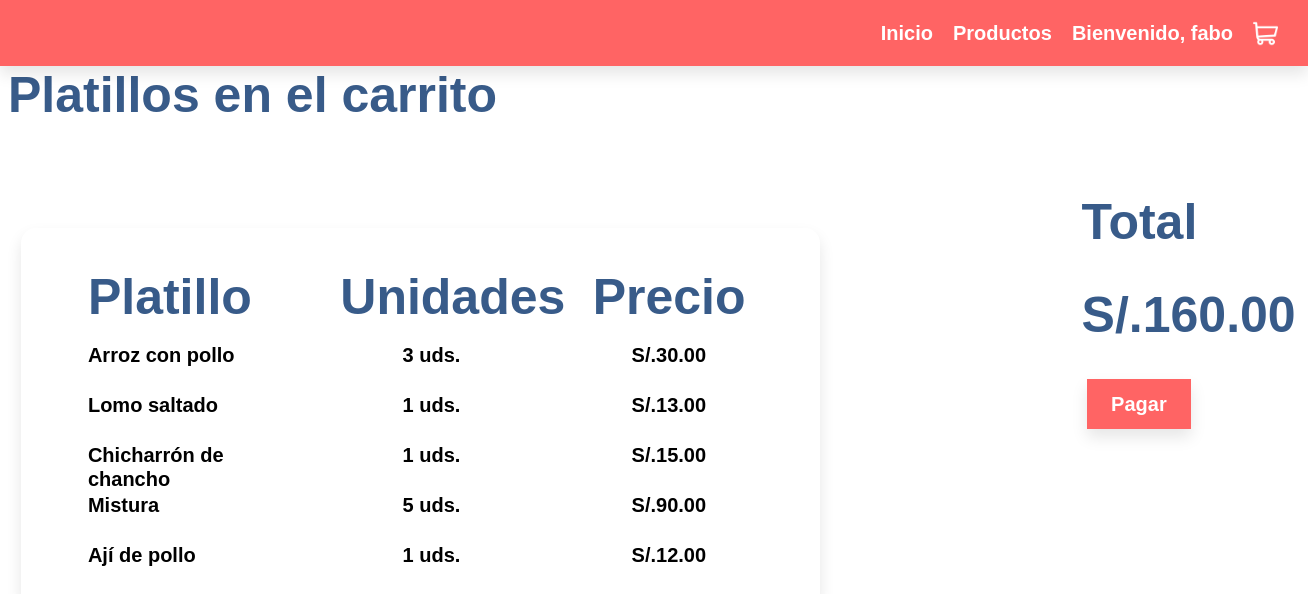
The app's page /cart (signed in) with its own data.
### myapp/models.py (models this page shows, shortened)
class PlatoComida(models.Model):
    name = models.CharField(max_length=40)
    description = models.TextField()
    image = models.ImageField(upload_to ='myapp/static/assets/platos_comida/')
    price = models.DecimalField(decimal_places=2, max_digits=5)
    rating = models.PositiveIntegerField(default=1, validators=[MinValueValidator(0), MaxValueValidator(5)])

### myapp/views.py (the view)
# urls.py: path('cart', views.carrito, name='compras')
def carrito(request):
    currentUser = request.user.username
    cartData = ""
    try:
        currUser = User.objects.get(username = currentUser)
        query = CarritoCompra.objects.get(user=currUser)
    except:
        query = request.session[cart]
    cartData = query.cart.split(r"/")
    total = 0
    for i in range(len(cartData) - 1):
        cartData[i] = cartData[i].split("-")
        print(cartData[i][0])
        obj = PlatoComida.objects.get(name=cartData[i][0])
        val = float(obj.price) * float(cartData[i][1])
        cartData[i].append(str(val) + "0")
        total += val
    print(cartData)
    cartData.pop()
    return render(request, 'carrito.html',{
        'user' : currentUser,
        'data' : cartData,
        'total': str(total) + '0',
    })

### myapp/templates/carrito.html
{% extends 'layout/navbar.html' %}
{% block content %}
<h1>Platillos en el carrito</h1>
<div class="container" style="column-gap: 20vw;">
    <div class="resumen">
        <div class="container">
            <div class="separator">
                <h1>Platillo</h1>
            </div>
            <div class="separator">
                <h1>Unidades</h1>
            </div>
            <div class="separator">
                <h1>Precio</h1>
            </div>
        </div>
        <div style="margin-top: 60px; margin-bottom: 20px;w">
            {% for dish in data %}
                <div class="container">
                    <div class="separator">
                        {{ dish.0 }}
                    </div>
                    <div class="separator" style="text-align: center; padding-left: 0px;">
                        {{ dish.1 }} uds.
                    </div>
                    <div class="separator" style="text-align: center; padding-left: 5px;">
                        S/.{{ dish.2 }}
                    </div>
                </div>
            {% endfor %}
        </div>
    </div>
    <div>
        <div style="margin-right: 7vw;">
            <h1>Total</h1>
            <h1>S/.{{ total }}</h1>
            <button class="option-buttons"> Pagar </button>
        </div>
    </div>
</div>
{% endblock %}

### myapp/templates/layout/navbar.html (shortened to what this page needs)
{% extends 'layout/base.html' %}
{% load static %}
{% block navbar %}
<nav class="navbar">
    <ul>
        <li>
            <a class="link" href="{% url 'index' %}">Inicio</a>
        </li>
        <li>
            <a class="link" href="{% url 'index' %}">Productos</a>
        </li>
        <li>
            <a class="link" {% if user == "" or user == "AnonymousUser"%}href="{% url 'login' %}">Login
                {% else %} href="{% url 'index' %}">Bienvenido, {{ user }}
                {% endif %}
            </a>
        </li>
        <li>
            <a href="{% url 'compras' %}">
                <img id="icon" class="icon" src="{% static 'assets/carrito.png' %}"/>
            </a>
        </li>
    </ul>
</nav>
{% endblock %}

### myapp/static/css/main.css (style rules this page uses)
html * { font: 700 20px/1.2 "Poppins", Helvetica, Arial, serif; }
.container { display: flex; }
.option-buttons { margin: 5px; border-color: white; background-color: #FF6464; color: white; box-shadow: 0px 8px 15px rgba(0, 0, 0, 0.1); border: none; width: 8vmax; margin-bottom: 0px; margin-top: auto; height: 50px; line-height: 2em; }
.separator { width: 17vw; display: grid; height: 5vh; padding-left: 20px; margin: 5px; }
.resumen { margin: auto; margin-left: 1vw; margin-top: 70px; box-shadow: 0px 8px 15px rgba(0, 0, 0, 0.1); border-radius: 15px 15px 15px 15px; padding-left: 3.2vw; }

### myapp/static/css/navbar.css (style rules this page uses)
.navbar { position: fixed; background: #FF6464; width: 100%; height: auto; top: 0; left: 0; user-select: none; box-shadow: 0px 8px 15px rgba(0, 0, 0, 0.1); }
.navbar ul { display: flex; justify-content: right; align-items: center; }
.navbar ul li { margin-left: 10px; margin-right: 10px; list-style: none; }
.navbar ul li a { text-decoration: none; color: white; }
.link { -webkit-transition:all 0.2s; -moz-transition:all 0.2s; -o-transition:all 0.2s; -ms-transition:all 0.2s; }
h1 { font-size: 50px; color: #385B89; }
.icon { margin-right: 20px; max-height: 25px; vertical-align: middle; }

### records on screen
PlatoComida: name "Arroz con pollo", dish "3", dish "30.00"
PlatoComida: name "Lomo saltado", dish "1", price "13.00"
PlatoComida: name "Chicharrón de chancho", dish "1", price "15.00"
PlatoComida: name "Mistura", rating "5", dish "90.00"
PlatoComida: name "Ají de pollo", id "1", price "12.00"

### other values on screen
{{ user }} "fabo"
{{ total }} "160.00"
